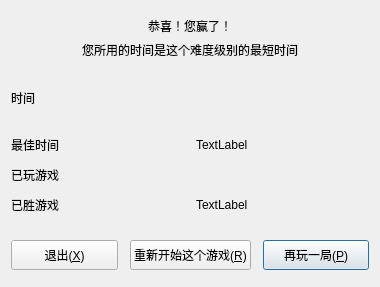
<?xml version="1.0" encoding="UTF-8"?>
<ui version="4.0">
 <class>WinDialog</class>
 <widget class="QDialog" name="WinDialog">
  <property name="geometry">
   <rect>
    <x>0</x>
    <y>0</y>
    <width>380</width>
    <height>287</height>
   </rect>
  </property>
  <property name="sizePolicy">
   <sizepolicy hsizetype="Fixed" vsizetype="Fixed">
    <horstretch>0</horstretch>
    <verstretch>0</verstretch>
   </sizepolicy>
  </property>
  <property name="minimumSize">
   <size>
    <width>380</width>
    <height>0</height>
   </size>
  </property>
  <property name="windowTitle">
   <string>WinDialog</string>
  </property>
  <layout class="QVBoxLayout" name="verticalLayout_3">
   <property name="spacing">
    <number>26</number>
   </property>
   <property name="topMargin">
    <number>17</number>
   </property>
   <property name="bottomMargin">
    <number>17</number>
   </property>
   <item>
    <layout class="QVBoxLayout" name="verticalLayout">
     <item>
      <widget class="QLabel" name="label">
       <property name="text">
        <string>恭喜！您赢了！</string>
       </property>
       <property name="alignment">
        <set>Qt::AlignCenter</set>
       </property>
      </widget>
     </item>
     <item>
      <widget class="QLabel" name="label_2">
       <property name="text">
        <string>您所用的时间是这个难度级别的最短时间</string>
       </property>
       <property name="alignment">
        <set>Qt::AlignCenter</set>
       </property>
      </widget>
     </item>
    </layout>
   </item>
   <item>
    <layout class="QVBoxLayout" name="verticalLayout_2">
     <item>
      <widget class="QLabel" name="labelTime">
       <property name="text">
        <string>时间</string>
       </property>
      </widget>
     </item>
    </layout>
   </item>
   <item>
    <layout class="QGridLayout" name="gridLayout">
     <property name="spacing">
      <number>12</number>
     </property>
     <item row="2" column="0">
      <widget class="QLabel" name="labelGameCount">
       <property name="text">
        <string>已玩游戏</string>
       </property>
      </widget>
     </item>
     <item row="3" column="0">
      <widget class="QLabel" name="labelWinCount">
       <property name="text">
        <string>已胜游戏</string>
       </property>
      </widget>
     </item>
     <item row="1" column="1">
      <widget class="QLabel" name="labelDate">
       <property name="text">
        <string>TextLabel</string>
       </property>
      </widget>
     </item>
     <item row="1" column="0">
      <widget class="QLabel" name="labelMinTime">
       <property name="text">
        <string>最佳时间</string>
       </property>
      </widget>
     </item>
     <item row="3" column="1">
      <widget class="QLabel" name="labelPercent">
       <property name="text">
        <string>TextLabel</string>
       </property>
      </widget>
     </item>
    </layout>
   </item>
   <item>
    <layout class="QGridLayout" name="gridLayout_2">
     <property name="horizontalSpacing">
      <number>12</number>
     </property>
     <property name="verticalSpacing">
      <number>5</number>
     </property>
     <item row="0" column="2">
      <widget class="QPushButton" name="btnNew">
       <property name="minimumSize">
        <size>
         <width>0</width>
         <height>30</height>
        </size>
       </property>
       <property name="text">
        <string>再玩一局(&amp;P)</string>
       </property>
      </widget>
     </item>
     <item row="0" column="1">
      <widget class="QPushButton" name="btnRestart">
       <property name="minimumSize">
        <size>
         <width>0</width>
         <height>30</height>
        </size>
       </property>
       <property name="text">
        <string>重新开始这个游戏(&amp;R)</string>
       </property>
      </widget>
     </item>
     <item row="0" column="0">
      <widget class="QPushButton" name="btnExit">
       <property name="minimumSize">
        <size>
         <width>0</width>
         <height>30</height>
        </size>
       </property>
       <property name="text">
        <string>退出(&amp;X)</string>
       </property>
      </widget>
     </item>
    </layout>
   </item>
  </layout>
 </widget>
 <layoutdefault spacing="6" margin="11"/>
 <tabstops>
  <tabstop>btnExit</tabstop>
 </tabstops>
 <resources/>
 <connections/>
</ui>
